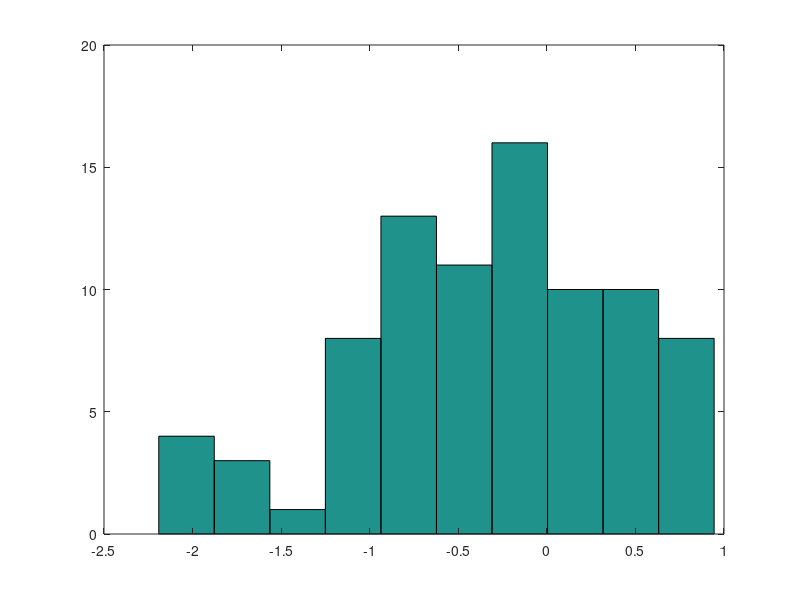

The MATLAB script that drew this image:
x = normrnd(0,1,100,1);
hist(x);
mean(x);
std(x);
size(x,1);
hist(x(x<1));
sum(x<1);
sum(x<1)/size(x,1);
normcdf(1,0,1);


disp('Standard Error')
SEM = std(x)/sqrt(length(x))              % Standard Error
disp('T-Score')
ts = tinv([0.025  0.975],length(x)-1)      % T-Score
disp('Confidence Interval')
CI = mean(x) + ts*SEM                      % Confidence Intervals